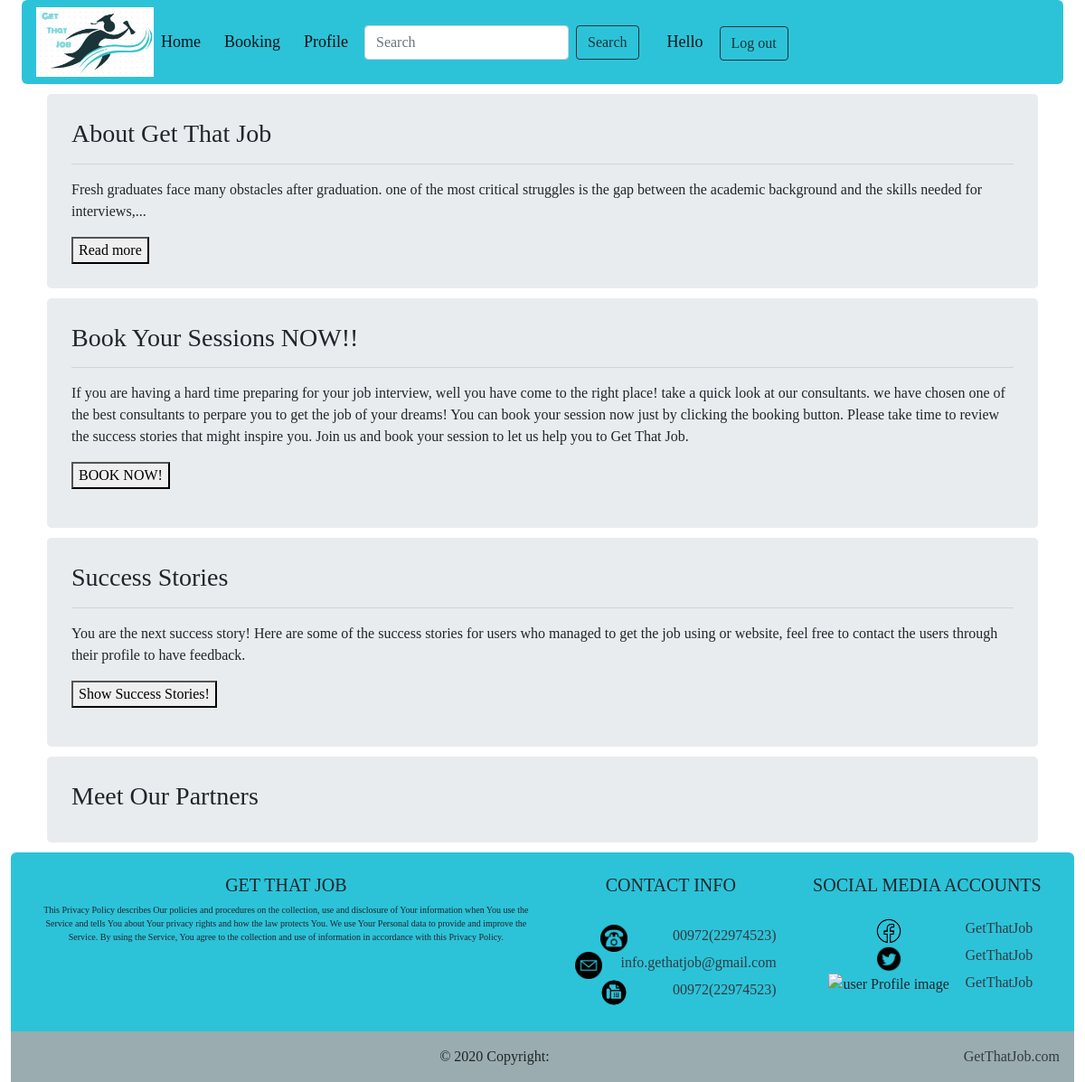
The app's page /in (signed in), older data.
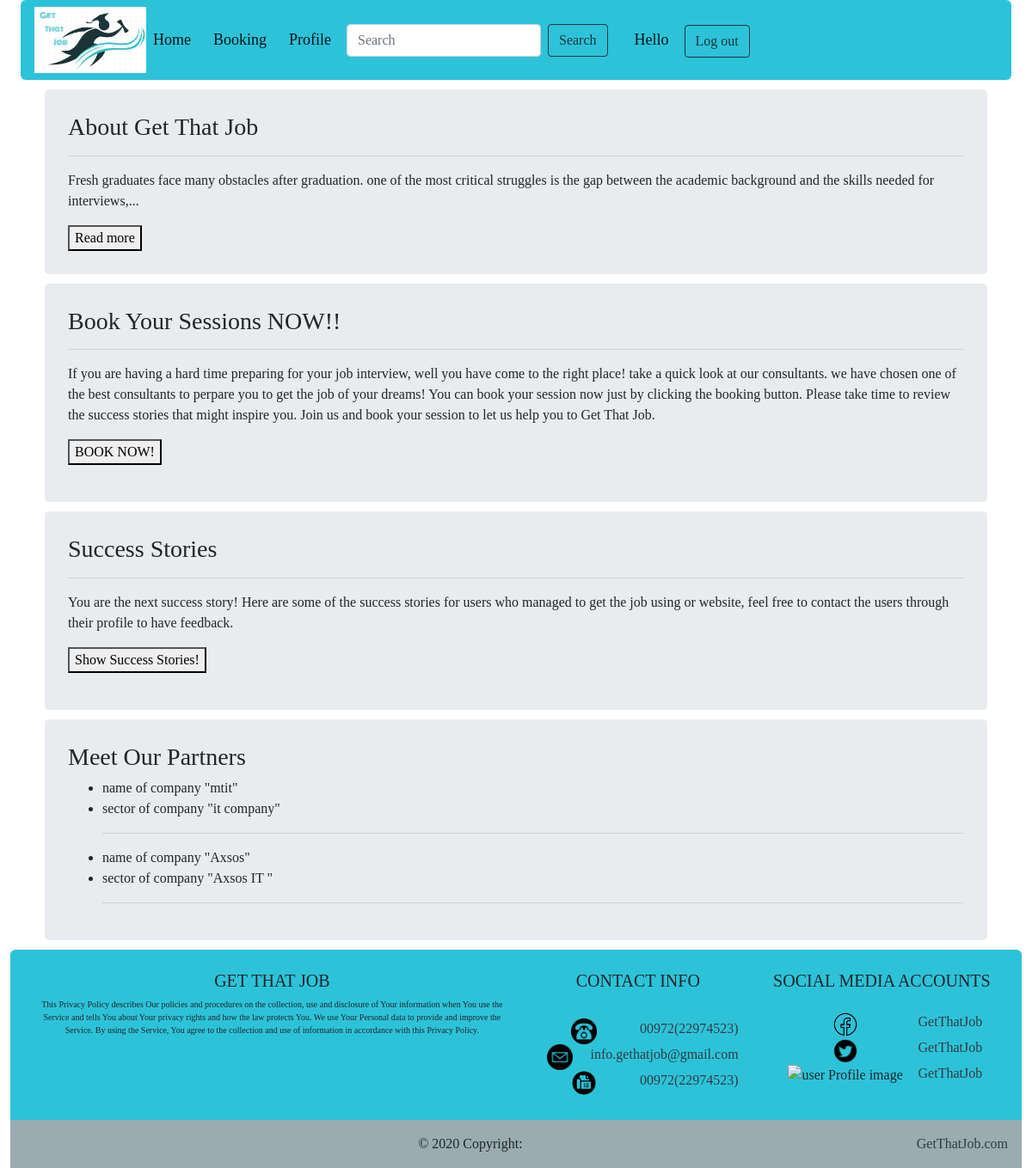
The same page, newer data.
### get_that_job_app/models.py (models this page shows)
class Partner(models.Model):
    name=models.CharField(max_length=255)
    field_of_company=models.TextField()
    about=models.TextField()
    image = models.ImageField(upload_to="images/",null=True)
    admin=models.ForeignKey(User,related_name='partner', on_delete=models.CASCADE)# foreignkey one to many user with partner
    created_at=models.DateTimeField(auto_now_add=True)
    updated_at=models.DateTimeField(auto_now=True)
    objects = UserManager()

### get_that_job_app/views.py (the view)
# urls.py: path('in',views.home_in,name="autocomplete"),
def home_in(request):
    if 'term' in request.GET:
        qs = Partner.objects.filter(name__icontains=request.GET.get('term'))
        titles = list()
        for product in qs:
            titles.append(product.name)
        return JsonResponse(titles, safe=False)
    if 'logged_user_info' in request.session:
        context = models.all_users()
        return render(request, "home_in.html",context)
    return redirect('/')

### get_that_job_app/models.py (called while the page is built)
def all_users():
    context = {
        "users": User.objects.filter(role = Role.objects.get(id=2)),
        "consultants": User.objects.filter(role = Role.objects.get(id=3)),
        "partners": Partner.objects.all(),
        "admins": User.objects.filter(role = Role.objects.get(id=1)),
        "all_users" : User.objects.all(),
    }
    return context

### get_that_job_app/templates/home_in.html (shortened to what this page needs)
<!doctype html>
<html lang="en">
    <head>
        {% load static %}
        <link rel="stylesheet" href="//code.jquery.com/ui/1.12.1/themes/base/jquery-ui.css">
        <link rel="stylesheet" href="https://stackpath.bootstrapcdn.com/bootstrap/4.3.1/css/bootstrap.min.css">
        <link rel="stylesheet" href="{% static 'css/home.css' %}">
        <link rel="stylesheet" href="//code.jquery.com/ui/1.12.1/themes/base/jquery-ui.css">
    </head>
    <body>
        <div class="container">
            <nav class="navbar navbar-expand-lg navbar-light bg-light">
                <img src="{% static 'img/logo.jpg' %}"width="130px" />
                <div class="collapse navbar-collapse" id="navbarNav">
                    <ul class="navbar-nav">
                        {% if  request.session.logged_user_info %}
                            <li class="nav-item active">
                                <a class="nav-link" href="/in">Home </a>
                            </li>
                            <li class="nav-item active">
                                <a class="nav-link" href="/booking">Booking</a>
                            </li>
                            <li class="nav-item active">
                                <a class="nav-link" href="/profile">Profile</a>
                            </li>
                            <li>
                                <form class="form-inline space" action="/in" method="POST">
                                    <input name="product" id="product" class="form-control mr-sm-2" type="search" placeholder="Search" aria-label="Search">
                                    <button class="btn btn-outline-success my-2 my-sm-0" type="submit">Search</button>
                                </form>
                            </li>
                        {% endif%}
                            {% if request.session.logged_user_info %}
                                <li class="nav-item active">
                                    <a class="nav-link " href="/profile">Hello {{ request.session.logged_user_info.first_name }} {{request.session.logged_user_info.last_name}}</a>
                                </li>
                                <form class="form-inline" action="log_out"  method="POST">
                                    <button class="btn btn-outline-success my-2 my-sm-0" type="submit">Log out</button>
                                </form>
                            {% endif%}
                    </ul>
                </div>
            </nav>
            <div class="content">
                <div id="about" class="jumbotron">
                    <h3>About Get That Job</h3>
                    <hr>
                    <p>Fresh graduates face many obstacles after graduation. one of the most critical struggles is the gap between the academic background and the skills needed for interviews,<span id="dots">...</span>
                        </p>
                    <button onclick="myFunction()" id="myBtn">Read more</button>
                </div>
                <div id="about" class="jumbotron">
                    <h3>Book Your Sessions NOW!!</h3>
                    <hr>
                    <p class="justified">If you are having a hard time preparing for your job interview, well you have come to the right place! take a quick look at our consultants. we have chosen one of the best consultants to perpare you to get the job of your dreams!
                        You can book your session now just by clicking the booking button.
                        Please take time to review the success stories that might inspire you. Join us and book your session to let us help you to Get That Job.
                    </p>
                    <button>BOOK NOW!</button>
                    <br />
                </div>
                <div id="about" class="jumbotron">
                    <h3>Success Stories</h3>
                    <hr>
                    <p class="justified"> You are the next success story! Here are some of the success stories for users who managed to get the job using or website, feel free to contact the users through their profile to have feedback.</p>
                    <button>Show Success Stories!</button>
                    <br />
                </div>
                <div id="about" class="jumbotron">
                    <h3>Meet Our Partners</h3>
                    {% for partner in partners %}
                    <ul>
                        <li> name of company  "{{partner.name}}" </li>
                        <li> sector of company "{{partner.about}}" </li>
                        <hr>
                    </ul>
                    {% endfor %}
                </div>
            </div>
        </div>
    <footer class="bg-light text-center text-lg-start">
        <div class="container p-4">
        <div class="row">
            <div class="col-lg-6 col-md-12 mb-4 mb-md-0">
            <h5 class="text-uppercase">Get That Job</h5>
            <p>
                This Privacy Policy describes Our policies and procedures on the collection,
                use and disclosure of Your information when You use the Service and tells You
                about Your privacy rights and how the law protects You.
                We use Your Personal data to provide and improve the Service. By using the
                Service, You agree to the collection and use of information in accordance with
                this Privacy Policy.
            </p>
            </div>
            <div class="col-lg-3 col-md-6 mb-4 mb-md-0">
            <h5 class="text-uppercase">Contact info</h5>
            <br>
            <ul class="list-unstyled mb-0">
                <li>
                    <img src="{% static 'img/phone.jpg' %}" alt="user Profile image" height="30px" width="30px" /><a href="#!" class="text-dark">  00972(22974523) </a>
                </li>
                <li>
                    <img src="{% static 'img/email.png' %}" alt="user Profile image" height="30px" width="30px" /><a href="#!" class="text-dark"> info.gethatjob@gmail.com</a>
                </li>
                <li>
                    <img src="{% static 'img/fax.png' %}" alt="user Profile image" height="30px" width="30px" /><a href="#!" class="text-dark"> 00972(22974523)</a>
                </li>
            </ul>
            </div>
            <div class="col-lg-3 col-md-6 mb-4 mb-md-0">
            <h5 class="text-uppercase mb-0">Social media accounts</h5>
            <br>
            <ul class="list-unstyled">
                <li>
                    <img src="{% static 'img/fb.png' %}" alt="user Profile image" height="30px" width="30px" /><a href="#!" class="text-dark">GetThatJob</a>
                </li>
                <li>
                    <img src="{% static 'img/twitter.png' %}" alt="user Profile image" height="30px" width="30px" /><a href="#!" class="text-dark">GetThatJob</a>
                </li>
                <li>
                    <img src="{% static 'img/linkedin.png' %}" alt="user Profile image" height="30px" width="30px" /><a href="#!" class="text-dark">GetThatJob</a>
                </li>
            </ul>
            </div>
        </div>
        </div>
        <div class="text-center p-3" style="background-color: rgb(154 172 175)">
        © 2020 Copyright:
        <a class="text-dark" href="https://GetThatJob.com/">GetThatJob.com</a>
        </div>
    </footer>
    </body>
</html>

### get_that_job_app/static/css/home.css (style rules this page uses)
body { font-family: cursive; }
.container { margin: 0 auto; padding: 0px; max-width: 98%; font-family: cursive; }
form.form-inline { margin-top: 3px; }
li { padding-right: 10px; }
button.btn.btn-outline-success.my-2.my-sm-0 { background-color: rgb(44 195 217); color:rgb(27 52 56); border-color: rgb(27 52 56); margin-right: 13px; }
.bg-light { margin: 0px 12px; border-radius: 6px; background-color: rgb(44 195 217) !important; }
a.nav-link { font-size: large; }
div#about { padding: 27px !important; margin: 11px 40px; }
a { float: right; }
.col-lg-6.col-md-12.mb-4.mb-md-0>p { font-size: 10px; }

Row changes from the older to the newer data that the page shows:
added Partner: name "mtit", about "it company"
added Partner: name "Axsos", about "Axsos IT"
